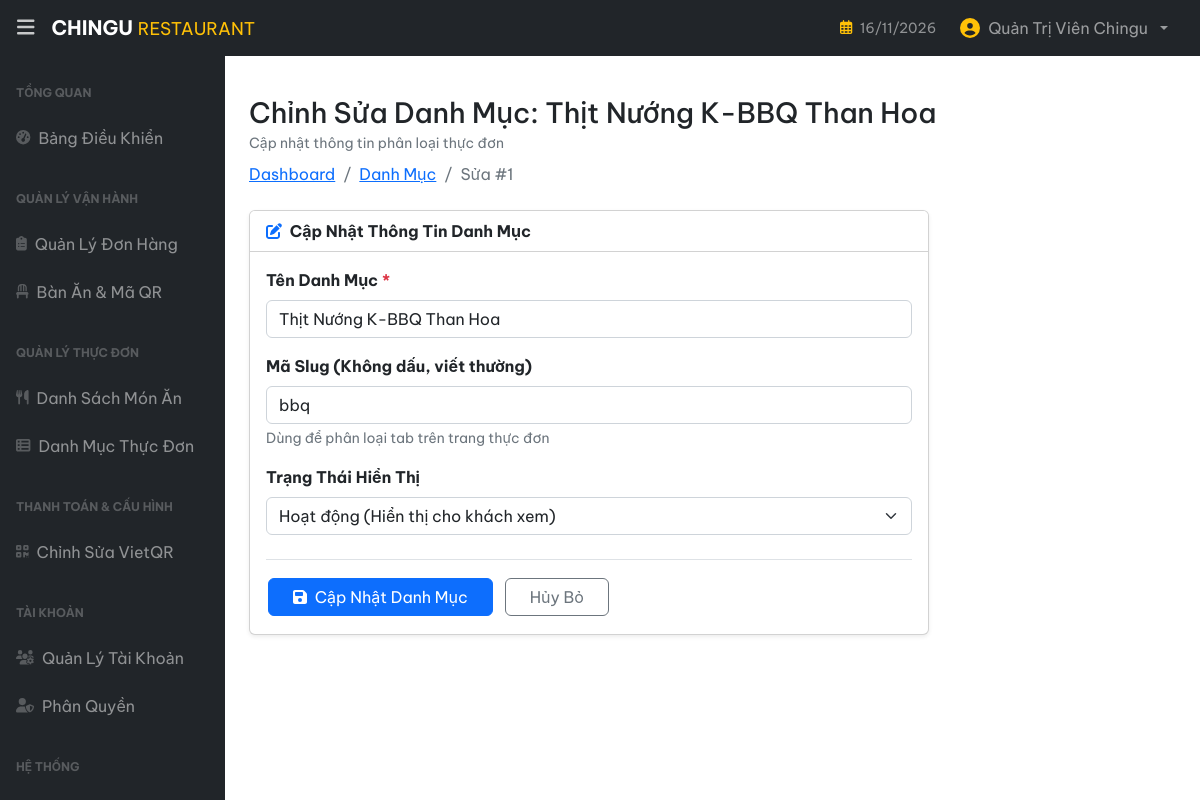
Page /admin/index.php?act=category-edit&id=1 (signed in) on the committed database.
### tables this page shows
CREATE TABLE `categories` (
  `id` int(11) NOT NULL AUTO_INCREMENT,
  `slug` varchar(50) NOT NULL,
  `name` varchar(255) NOT NULL,
  `status` varchar(50) NOT NULL DEFAULT 'active',
  `created_at` datetime DEFAULT current_timestamp(),
  `updated_at` datetime DEFAULT current_timestamp() ON UPDATE current_timestamp(),
  PRIMARY KEY (`id`),
  UNIQUE KEY `slug` (`slug`)
);

### admin/controller/CategoryController.php (called while the page is built, shortened)
<?php
require_once __DIR__ . '/../../model/Category.php';
class CategoryController {
    public function edit() {
        $id = intval($_GET['id'] ?? 0);
        $category = Category::getCategoryById($id);
        include_once __DIR__ . '/../view/categories/edit.php';
    }
}
?>

### model/pdo.php (called while the page is built, shortened)
<?php
function pdo_get_connection() {
    $dburl = "mysql:host=localhost;dbname=chingu-restaurant;charset=utf8mb4";
    $username = 'root';
    $password = '';
    try {
        $conn = new PDO($dburl, $username, $password);
        $conn->setAttribute(PDO::ATTR_ERRMODE, PDO::ERRMODE_EXCEPTION);
        $conn->setAttribute(PDO::ATTR_DEFAULT_FETCH_MODE, PDO::FETCH_ASSOC);
        return $conn;
    } catch (PDOException $e) {
        die("Lỗi kết nối cơ sở dữ liệu: " . $e->getMessage());
    }
}
function pdo_query_one($sql) {
    $sql_args = array_slice(func_get_args(), 1);
    try {
        $conn = pdo_get_connection();
        $stmt = $conn->prepare($sql);
        $stmt->execute($sql_args);
        return $stmt->fetch();
    } catch (PDOException $e) {
        throw $e;
    } finally {
        unset($conn);
    }
}
?>

### model/Category.php (called while the page is built, shortened)
<?php
require_once __DIR__ . '/pdo.php';
class Category {
    public static function getCategoryById($id) {
        $sql = "SELECT * FROM categories WHERE id = ?";
        return pdo_query_one($sql, $id);
    }
}
?>

### admin/view/categories/edit.php (the view, shortened to what this page needs)
<?php
include_once __DIR__ . '/../layouts/header.php';
?>
<div class="mt-4 mb-2">
    <h1 class="h3 mb-0">Chỉnh Sửa Danh Mục: <?= htmlspecialchars($category['name']) ?></h1>
    <small class="text-muted">Cập nhật thông tin phân loại thực đơn</small>
</div>
<ol class="breadcrumb mb-4">
    <li class="breadcrumb-item"><a href="index.php?act=dashboard">Dashboard</a></li>
    <li class="breadcrumb-item"><a href="index.php?act=categories">Danh Mục</a></li>
    <li class="breadcrumb-item active">Sửa #<?= $category['id'] ?></li>
</ol>
<div class="card mb-4 shadow-sm" style="max-width: 680px;">
    <div class="card-header bg-white">
        <i class="fas fa-edit text-primary me-1"></i>
        <strong>Cập Nhật Thông Tin Danh Mục</strong>
    </div>
    <div class="card-body">
        <form action="index.php?act=category-edit&id=<?= $category['id'] ?>" method="POST">
            <div class="mb-3">
                <label for="name" class="form-label fw-bold">Tên Danh Mục <span class="text-danger">*</span></label>
                <input type="text" class="form-control" id="name" name="name" value="<?= htmlspecialchars($category['name']) ?>" required />
            </div>
            <div class="mb-3">
                <label for="slug" class="form-label fw-bold">Mã Slug (Không dấu, viết thường)</label>
                <input type="text" class="form-control" id="slug" name="slug" value="<?= htmlspecialchars($category['slug']) ?>" />
                <small class="text-muted d-block mt-1">Dùng để phân loại tab trên trang thực đơn</small>
            </div>
            <div class="mb-4">
                <label for="status" class="form-label fw-bold">Trạng Thái Hiển Thị</label>
                <select class="form-select" id="status" name="status">
                    <option value="active" <?= $category['status'] === 'active' ? 'selected' : '' ?>>Hoạt động (Hiển thị cho khách xem)</option>
                </select>
            </div>
            <div class="pt-3 border-top d-flex gap-2">
                <button type="submit" class="btn btn-primary px-4">
                    <i class="fas fa-save me-1"></i> Cập Nhật Danh Mục
                </button>
                <a href="index.php?act=categories" class="btn btn-outline-secondary px-4">
                    Hủy Bỏ
                </a>
            </div>
        </form>
    </div>
</div>
<?php include_once __DIR__ . '/../layouts/footer.php'; ?>

### admin/assets/css/admin.css (style rules this page uses)
:root { --primary-red: #b81b24; --dark-red: #820e14; --accent-gold: #f3ad33; --border-radius-sm: 6px; --border-radius: 10px; --border-radius-lg: 14px; }
html, body, * { scrollbar-width: none !important; -ms-overflow-style: none !important; }
body { font-family: 'Be Vietnam Pro', -apple-system, BlinkMacSystemFont, 'Segoe UI', Roboto, sans-serif; scrollbar-width: none; -ms-overflow-style: none; }
.btn + .btn { margin-left: 0.45rem; }
.d-flex > .btn, .d-inline-flex > .btn { margin: 2px 2px; }

### rows in the picture
categories: name "Thịt Nướng K-BBQ Than Hoa", id "1", slug "bbq", status "Hoạt động (Hiển thị cho khách xem)"

### other values in the picture
$_SESSION['employee']['fullname'] "Quản Trị Viên Chingu"
